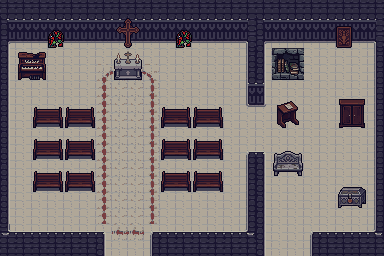

A 2D game scene composited from a Tiled map and its tileset images. What follows is a short description and the map's XML, with each tile layer's data collapsed to a summary:
An orthogonal 24x16 tile map with 16x16 px tiles, 6 tile layers (Floor, Walls, Rug, Decor, ...), 5 tilesets and 22 objects (2x warp, 2x marker, 2x soundscape, start, safe-zone).

<map version="1.10" tiledversion="1.11.0" orientation="orthogonal" renderorder="right-down" width="24" height="16" tilewidth="16" tileheight="16" infinite="0" nextlayerid="9" nextobjectid="23">
 <tileset firstgid="1" source="../tilesets/gloomhollow-chapel-terrain.tsx" />
 <tileset firstgid="41" source="../tilesets/gloomhollow-chapel-decor.tsx" />
 <tileset firstgid="49" source="../tilesets/gloomhollow-chapel-furniture.tsx" />
 <tileset firstgid="852" source="../tilesets/collision.tsx" />
 <tileset firstgid="854" source="../tilesets/gloomhollow-chapel-props.tsx" />
 <layer id="1" name="Floor" width="24" height="16">
  <data>[384 cells, 384 non-empty, 1 distinct tile ids]</data>
 </layer>
 <layer id="2" name="Walls" width="24" height="16">
  <data>[384 cells, 152 non-empty, 19 distinct tile ids]</data>
 </layer>
 <layer id="3" name="Rug" width="24" height="16">
  <data>[384 cells, 42 non-empty, 7 distinct tile ids]</data>
 </layer>
 <layer id="4" name="Decor" width="24" height="16">
  <data>[384 cells, 10 non-empty, 8 distinct tile ids]</data>
 </layer>
 <layer id="5" name="Dynamic" width="24" height="16">
  <data>[384 cells, 76 non-empty, 32 distinct tile ids]</data>
 </layer>
 <layer id="6" name="Collision" width="24" height="16">
  <data>[384 cells, 384 non-empty, 2 distinct tile ids]</data>
 </layer>
 <objectgroup id="7" name="Scenery">
  <object id="1" gid="859" x="72" y="78" width="64" height="64" />
  <object id="2" gid="859" x="120" y="78" width="64" height="64" />
  <object id="3" gid="879" x="312" y="78" width="64" height="64" />
  <object id="4" gid="857" x="185.6" y="78.4" width="64" height="64" />
  <object id="5" gid="899" x="280" y="78.4" width="64" height="64" />
  <object id="6" gid="858" x="144" y="94.4" width="64" height="64" />
  <object id="7" gid="912" x="280" y="110" width="64" height="64" />
  <object id="8" gid="944" x="280" y="126" width="64" height="64" />
  <object id="9" gid="884" x="326.4" y="158.4" width="64" height="64" />
  <object id="10" gid="935" x="184" y="206" width="64" height="64" />
  <object id="11" gid="881" x="72" y="222" width="64" height="64" />
  <object id="12" gid="889" x="44.8" y="222.4" width="64" height="64" />
  <object id="13" gid="874" x="137.6" y="222.4" width="64" height="64" />
  <object id="14" gid="1065" x="190.4" y="222.4" width="64" height="64" />
 </objectgroup>
 <objectgroup id="8" name="Objects">
  <object id="15" x="128" y="216" name="start" type="start">
   <point />
  </object>
  <object id="16" x="112" y="224" name="nave-door" type="warp" width="32" height="32">
   <properties>
    <property name="goto" value="Gloomhollow,23.5,23.5" />
   </properties>
  </object>
  <object id="17" x="272" y="224" name="quarters-door" type="warp" width="32" height="32">
   <properties>
    <property name="goto" value="Gloomhollow,26.5,23.5" />
   </properties>
  </object>
  <object id="18" x="192" y="200" name="gravedigger-pew" type="marker">
   <point />
  </object>
  <object id="19" x="312" y="136" name="priest-study" type="marker">
   <point />
  </object>
  <object id="20" x="16" y="48" type="safe-zone" width="352" height="176" />
  <object id="21" x="16" y="48" name="nave" type="soundscape" width="224" height="176">
   <properties>
    <property name="channel3" value="audio/ambient/stone_hum.flac, 0.29" />
    <property name="emit" value="4.0" type="float" />
   </properties>
  </object>
  <object id="22" x="272" y="48" name="hearth" type="soundscape" width="48" height="48">
   <properties>
    <property name="channel4" value="audio/ambient/campfire.flac, 0.29" />
    <property name="emit" value="3.0" type="float" />
   </properties>
  </object>
 </objectgroup>
</map>
